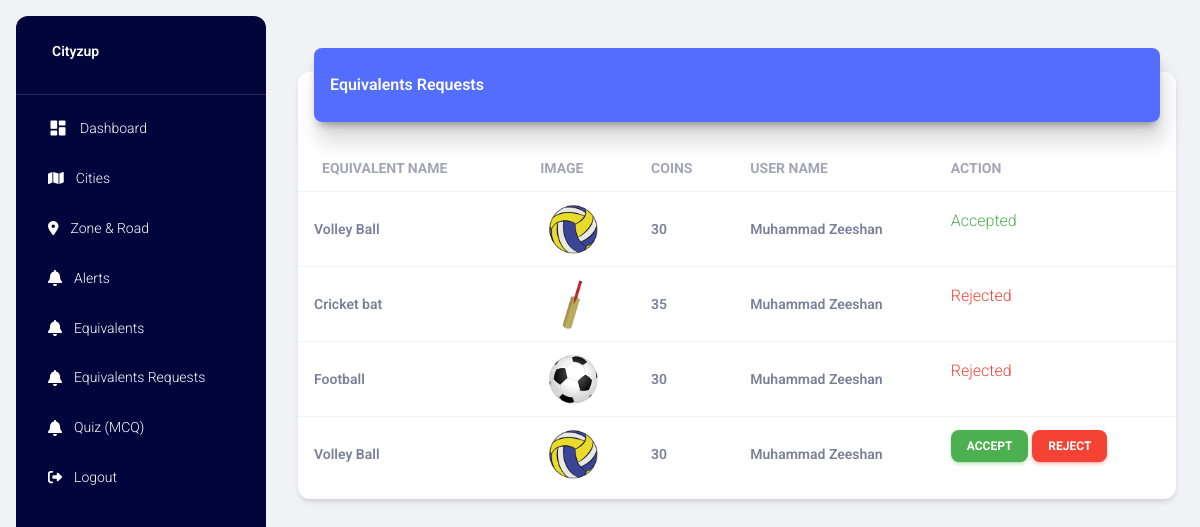
Before: /equivalents_requests (signed in) with the older database file.
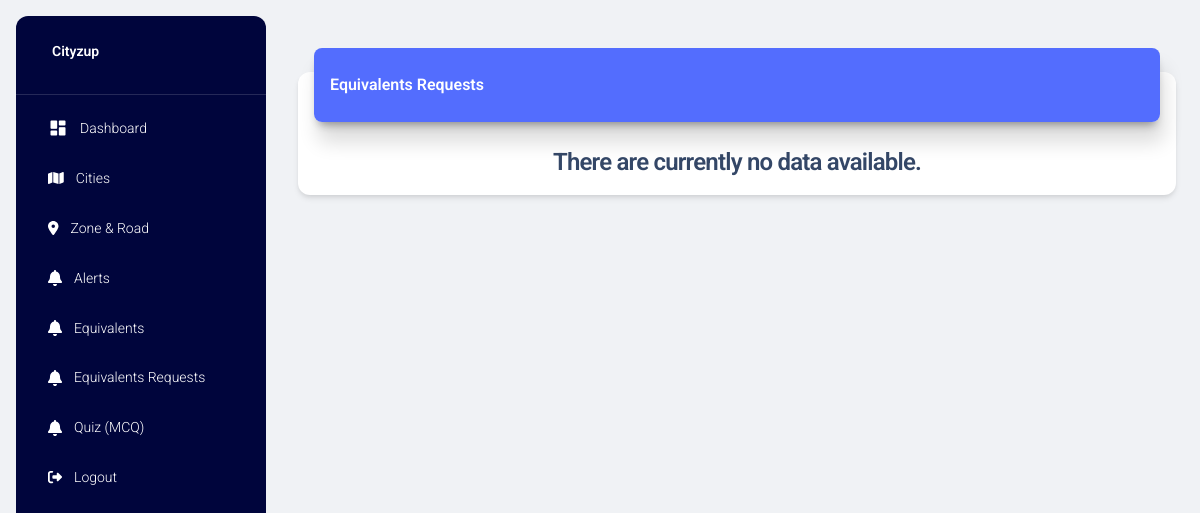
After: the same page with the newer database file.
### project/models.py (models this page shows, shortened)
class EquivalentRequest(db.Model):
    eqr_id = db.Column(db.Integer, primary_key=True)
    eq_id = db.Column(db.Integer, db.ForeignKey('equivalent.eq_id'), nullable=False)
    au_id = db.Column(db.Integer, db.ForeignKey('app_user.au_id'), nullable=False)
    eqr_number_of_coins = db.Column(db.Integer, nullable=False)
    eqr_accepted = db.Column(db.Integer, nullable=False, default=0)
    equivalent = db.relationship('Equivalent', backref=db.backref('equivalent_requests', lazy=True))
    app_user = db.relationship('AppUser', backref=db.backref('equivalent_requests', lazy=True))

class Equivalent(db.Model):
    eq_id = db.Column(db.Integer, primary_key=True)
    eq_name = db.Column(db.String(255), nullable=False)
    eq_coins = db.Column(db.Integer, nullable=False)
    eq_picture = db.Column(db.String(255), nullable=True)

class AppUser(db.Model):
    au_id = db.Column(db.Integer, primary_key=True)
    au_full_name = db.Column(db.String(100), nullable=False)
    au_email = db.Column(db.String(120), unique=True, nullable=False)
    au_mobile_number = db.Column(db.String(15), unique=True, nullable=False)
    au_password_hash = db.Column(db.String(128), nullable=False)
    au_photo = db.Column(db.String(255), nullable=True)

### project/main.py (the view)
@main.route('/equivalents_requests')
@login_required
def equivalents_requests():
    try:
        equivalents_requests = EquivalentRequest.query.join(Equivalent).join(AppUser).all()
        return render_template('equivalents_requests.html', equivalents_requests=equivalents_requests)
    except Exception as e:
        print(f"Error fetching equivalents requests: {str(e)}")
        return render_template('equivalents_requests.html', equivalents_requests=[])

### project/models.py (called while the page is built)
@login_manager.user_loader
def load_user(user_id):
    return User.query.get(int(user_id))

### project/templates/equivalents_requests.html (shortened to what the changed rows need)
{% extends "layout.html" %} {% block title %} {% endblock %} {% block content %}
<div class="container-fluid py-4">
    <div class="row">
        <div class="col-12">
            <div class="card my-4">
                <div class="card-body px-0 pb-2">
                    <div class="table-responsive p-0">
                        {% if equivalents_requests|length > 0 %}
                        <table class="table align-items-center mb-0">
                            <thead>
                                <tr>
                                    <th class="text-uppercase text-secondary text-sm font-weight-bolder opacity-7">
                                        Equivalent Name
                                    </th>
                                    <th class="text-uppercase text-secondary text-sm font-weight-bolder opacity-7 ps-2">
                                        Image
                                    </th>
                                    <th class="text-uppercase text-secondary text-sm font-weight-bolder opacity-7 ps-2">
                                        Coins
                                    </th>
                                    <th class="text-uppercase text-secondary text-sm font-weight-bolder opacity-7 ps-2">
                                        User Name
                                    </th>
                                    <th class="text-uppercase text-secondary text-sm font-weight-bolder opacity-7 ps-2">
                                        Action</th>
                                </tr>
                            </thead>
                            <tbody>
                                {% for data in equivalents_requests %}
                                <tr>
                                    <td>
                                        <div class="d-flex px-2 py-1">
                                            <div class="d-flex flex-column justify-content-center">
                                                <p class="text-sm font-weight-bold mb-0">{{ data.equivalent.eq_name }}
                                                </p>
                                            </div>
                                        </div>
                                    </td>
                                    <td>
                                        <div class="d-flex px-2 py-1">
                                            <div class="d-flex flex-column justify-content-center">
                                                <a href="{{ url_for('static', filename='uploads/equivalents/' ~ data.equivalent.eq_picture) }}"
                                                    target="__blank">
                                                    <img src="{{ url_for('static', filename='uploads/equivalents/' ~ data.equivalent.eq_picture) }}"
                                                        alt="Equivalent Image"
                                                        style="width: 50px; height: 50px; object-fit: cover;">
                                                </a>
                                            </div>
                                        </div>
                                    </td>
                                    <td>
                                        <p class="text-sm font-weight-bold mb-0">
                                            {{ data.eqr_number_of_coins }}
                                        </p>
                                    </td>
                                    <td>
                                        <p class="text-sm font-weight-bold mb-0">
                                            {{ data.app_user.au_full_name }}
                                        </p>
                                    </td>
                                    <td>
                                        {% if data.eqr_accepted == 0 %}
                                        <button class="btn btn-sm btn-success btnAcceptEquivalentRequest"
                                            data-eqrid="{{ data.eqr_id }}" data-action="accept">Accept</button>
                                        <button class="btn btn-sm btn-danger btnAcceptEquivalentRequest"
                                            data-eqrid="{{ data.eqr_id }}" data-action="reject">Reject</button>
                                        {% elif data.eqr_accepted == 1 %}
                                        <p class="text-success">Accepted</p>
                                        {% elif data.eqr_accepted == -1 %}
                                        <p class="text-danger">Rejected</p>
                                        {% endif %}
                                    </td>
                                </tr>
                                {% endfor %}
                            </tbody>
                        </table>
                        {% else %}
                        <h4 class="text-center">There are currently no data available.</h4>
                        {% endif %}
                    </div>
                </div>
            </div>
        </div>
    </div>
</div>
{% endblock %}

Changed rows visible on the page:
removed EquivalentRequest: equivalent.eq_name "Volley Ball", eq_picture (picture), eqr_number_of_coins "30", app_user.au_full_name "Muhammad Zeeshan", eqr_accepted "Accepted"
removed EquivalentRequest: equivalent.eq_name "Cricket bat", eq_picture (picture), eqr_number_of_coins "35", app_user.au_full_name "Muhammad Zeeshan", eqr_accepted "Rejected"
removed EquivalentRequest: equivalent.eq_name "Football", eq_picture (picture), eqr_number_of_coins "30", app_user.au_full_name "Muhammad Zeeshan", eqr_accepted "Rejected"
removed EquivalentRequest: equivalent.eq_name "Volley Ball", eq_picture (picture), eqr_number_of_coins "30", app_user.au_full_name "Muhammad Zeeshan"
Other visible differences:
text no longer shown: "EQUIVALENT NAME IMAGE COINS USER NAME ACTION"
text now shown: "There are currently no data available."
